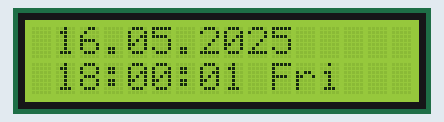
This sketch was run on a simulated Arduino Uno, built with avr-gcc and run on an emulated ATmega328P. On the bench: 16×2 character LCD. The local clock reads 2024-03-15 10:24:30 at power-on unless the sketch sets it.

Above: at 1.2 s.
At 5.2 s:
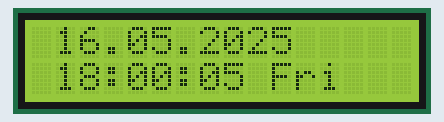
At 10.2 s:
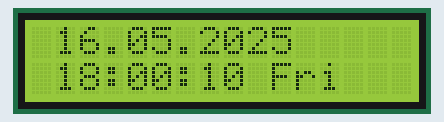
At 19.2 s:
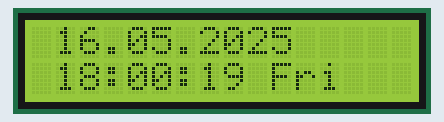
At 28.2 s:
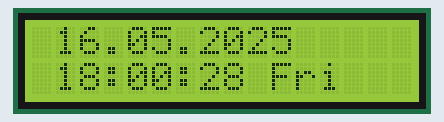
At 38.2 s:
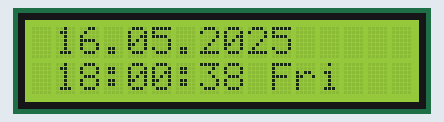

The sketch:

lcd_timer_interrupt.ino
```cpp
#include <MsTimer2.h>
#include <DS1302.h>
#include <Wire.h>
#include <LiquidCrystal_I2C.h>
#include <stdio.h>

LiquidCrystal_I2C lcd(0x27,16,2);
// DS1302 용 pin 설정
DS1302 rtc(4, 5, 6);
Time t;
// char date[11];
// char dow[5];
// char time[11];
char buf[16];
int state=0;
void setup()
{
  rtc.halt(false); // 동작 모드로 설정
  rtc.writeProtect(false); // 시간 변경이 가능하도록 설정
  Serial.begin(115200); // 시리얼 통신 초기화
  rtc.setDOW(FRIDAY); // SUNDAY 로 설정
  rtc.setTime(18, 00, 00); // 시간을 12:00:00로 설정 (24시간 형식)
  rtc.setDate(16, 5, 2025); // 2015년 8월 16일로 설정
  lcd.clear();
  lcd.init();                      // initialize the lcd
  // Print a message to the LCD.
  lcd.backlight();

  MsTimer2::set(1000,get_time);
  MsTimer2::start();
}

void loop() {
  if(state)
  {
    lcd.setCursor(1,0);
    t = rtc.getTime();
    sprintf(buf,"%s",rtc.getDateStr());
    lcd.print(buf);

    lcd.setCursor(1,1);
    sprintf(buf,"%s",rtc.getTimeStr());
    lcd.print(buf);

    lcd.setCursor(10,1);
    sprintf(buf,"%s",rtc.getDOWStr());
    for(int i=0;i<3;i++) lcd.print(buf[i]);
    state=false;
  }

}

void get_time() {
  state = true;

}
```

Measured:
- what the display in image 0 shows lasts 1.0 s, from 1.1 s to 2.1 s
